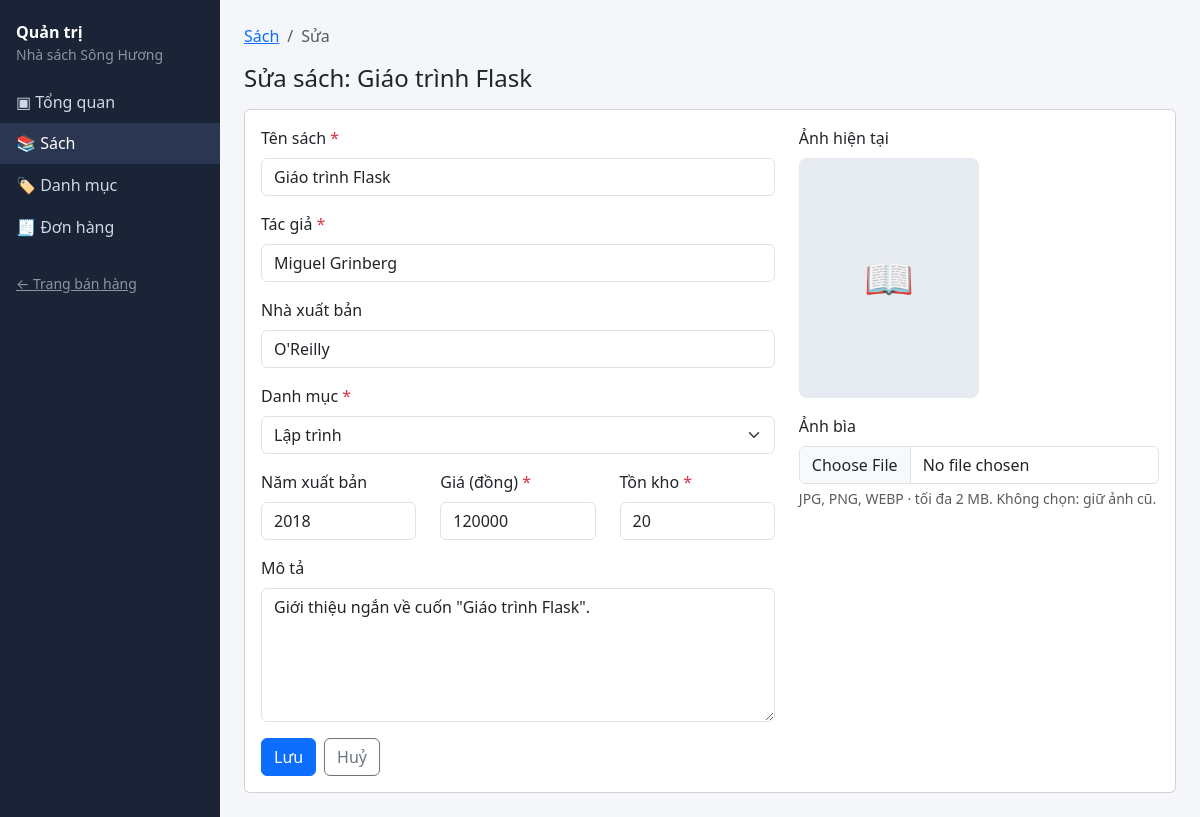
Page /admin/books/2/edit on the committed database.
### models.py (models this page shows, shortened)
class Book(db.Model):
    __tablename__ = "books"
    id = db.Column(db.Integer, primary_key=True)
    title = db.Column(db.String(200), nullable=False)
    author = db.Column(db.String(150), nullable=False)
    publisher = db.Column(db.String(150))
    year = db.Column(db.Integer)
    price = db.Column(db.Integer, nullable=False)
    stock = db.Column(db.Integer, nullable=False, default=0)
    description = db.Column(db.Text)
    cover = db.Column(db.String(100))  # tên file ảnh trong static/uploads/covers
    created_at = db.Column(db.DateTime, nullable=False, default=datetime.now)
    category_id = db.Column(db.Integer, db.ForeignKey("categories.id"), nullable=False)
    category = db.relationship("Category", back_populates="books")
    order_items = db.relationship("OrderItem", back_populates="book")

### admin.py (the view, shortened to what this page needs)
@bp.route("/books/new", methods=["GET", "POST"])
@bp.route("/books/<int:book_id>/edit", methods=["GET", "POST"])
def book_form(book_id=None):
    book = db.get_or_404(Book, book_id) if book_id else None
    form = BookForm(obj=book, book_id=book_id)
    if not form.category_id.choices:
        flash("Hãy tạo ít nhất một danh mục trước khi thêm sách.", "warning")
        return redirect(url_for("admin.categories"))
    return render_template("admin/book_form.html", form=form, book=book)

### forms.py (called while the page is built)
def strip(value):
    return value.strip() if isinstance(value, str) else value

### utils.py (called while the page is built)
def get_cart():
    cart = session.get("cart")
    return dict(cart) if isinstance(cart, dict) else {}

def cart_count():
    return sum(int(q) for q in get_cart().values())

### templates/admin/book_form.html (shortened to what this page needs)
{% extends "admin/layout.html" %}
{% from "_macros.html" import field, cover %}
{% set heading = ('Sửa sách: ' ~ book.title) if book else 'Thêm sách' %}
{% block content %}
<nav aria-label="breadcrumb">
  <ol class="breadcrumb">
    <li class="breadcrumb-item"><a href="{{ url_for('admin.books') }}">Sách</a></li>
    <li class="breadcrumb-item active">{{ 'Sửa' if book else 'Thêm' }}</li>
  </ol>
</nav>
<h1 class="h4 mb-3">{{ heading }}</h1>
<form method="post" enctype="multipart/form-data" novalidate class="card card-body">
  <div class="row">
    <div class="col-lg-7">
      {{ field(form.title) }}
      {{ field(form.author) }}
      {{ field(form.publisher) }}
      {{ field(form.category_id, cls="form-select") }}
      <div class="row">
        <div class="col-md-4">{{ field(form.year) }}</div>
        <div class="col-md-4">{{ field(form.price) }}</div>
        <div class="col-md-4">{{ field(form.stock) }}</div>
      </div>
      {{ field(form.description, rows=5) }}
    </div>
    <div class="col-lg-5">
      <label class="form-label">Ảnh hiện tại</label>
      <div class="mb-3">{{ cover(book, "book-cover-md") if book else '' }}
        {% if not book %}<div class="text-muted small">Chưa có ảnh.</div>{% endif %}</div>
      {{ field(form.cover_file, help="JPG, PNG, WEBP · tối đa 2 MB. Không chọn: giữ ảnh cũ.") }}
    </div>
  </div>
  <div class="d-flex gap-2">
    <button class="btn btn-primary">Lưu</button>
    <a class="btn btn-outline-secondary" href="{{ url_for('admin.books') }}">Huỷ</a>
  </div>
</form>
{% endblock %}

### templates/_macros.html (shortened to what this page needs)
{% macro cover(book, cls="") -%}
  {% if book.cover %}
    <img src="{{ url_for('static', filename='uploads/covers/' ~ book.cover) }}"
         class="book-cover {{ cls }}" alt="{{ book.title }}">
  {% else %}
    <div class="book-cover book-cover-empty {{ cls }}">📖</div>
  {%- endif %}
{%- endmacro %}
{% macro field(f, cls="form-control", help="") -%}
  <div class="mb-3">
    <label class="form-label" for="{{ f.id }}">{{ f.label.text }}
      {%- if f.flags.required %} <span class="text-danger">*</span>{% endif %}</label>
    {{ f(class=cls ~ (' is-invalid' if f.errors else ''), **kwargs) }}
    {% if help %}<div class="form-text">{{ help }}</div>{% endif %}
  </div>
{%- endmacro %}

### static/css/style.css (style rules this page uses)
:root { --navy: #0b3a75; --orange: #f26a0f; --ink-dark: #1b2437; }
body { background: #f4f6fa; }
.book-cover { width: 100%; aspect-ratio: 4 / 3; object-fit: cover; background: #e6eaf1; border-radius: .375rem .375rem 0 0; display: block; }
.book-cover-empty { display: flex; align-items: center; justify-content: center; font-size: 2.5rem; color: #9aa6b8; }
.book-cover-md { aspect-ratio: 3 / 4; max-width: 180px; border-radius: .5rem; }

### rows in the picture
Book: title "Giáo trình Flask", author "Miguel Grinberg", publisher "O'Reilly", category_id "Lập trình", year "2018", price "120000", stock "20", description "Giới thiệu ngắn về cuốn \"Giáo trình Flask\"."

### other values in the picture
{{ 'Sửa' if book else 'Thêm' }} "Sửa"
{{ heading }} "Sửa sách: Giáo trình Flask"
{{ f.label.text }} "Tên sách Tác giả Nhà xuất bản Danh mục Năm xuất bản Giá (đồng) Tồn kho Mô tả Ảnh bìa"
{{ help }} "JPG, PNG, WEBP · tối đa 2 MB. Không chọn: giữ ảnh cũ."
